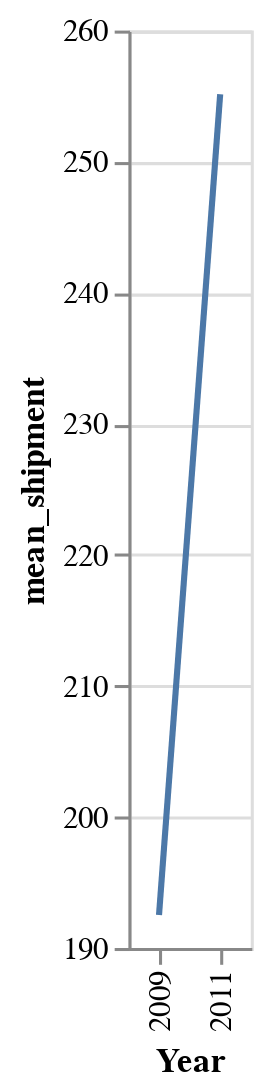

Notebook code cell kept with this figure:
### Code cell
fit_wa_b4 = plot_wa_b4.transform_regression('Year', 'mean_shipment',method="linear"
).mark_line()

fit_wa_b4

### Figure 1 — Vega-Lite specification as saved in the notebook (floating-point values rounded to 4 significant figures)
{"config": {"view": {"continuousWidth": 400, "continuousHeight": 300}}, "data": {"name": "data-aff46899ba97b1ed22c93cc69c12e154"}, "mark": "line", "encoding": {"x": {"field": "Year", "scale": {"zero": false}, "type": "ordinal"}, "y": {"field": "mean_shipment", "scale": {"zero": false}, "type": "quantitative"}}, "transform": [{"aggregate": [{"op": "mean", "field": "shipment_per_100k", "as": "mean_shipment"}], "groupby": ["Year"]}, {"on": "Year", "regression": "mean_shipment", "method": "linear"}], "$schema": "https://vega.github.io/schema/vega-lite/v4.17.0.json", "datasets": {"data-aff46899ba97b1ed22c93cc69c12e154": [{"Year": 2011.0, "StateFIPS": 53, "StateName": "Washington", "CountyFIPS": 53063, "FIP_unique": 5306353, "Population": 473400.0, "county_test": "Spokane", "quantity_sum": 648.0, "shipment_per_100k": 136.9}, {"Year": 2010.0, "StateFIPS": 53, "StateName": "Washington", "CountyFIPS": 53011, "FIP_unique": 5301153, "Population": 426700.0, "county_test": "Clark", "quantity_sum": 1265.0, "shipment_per_100k": 296.5}, {"Year": 2011.0, "StateFIPS": 53, "StateName": "Washington", "CountyFIPS": 53011, "FIP_unique": 5301153, "Population": 432300.0, "county_test": "Clark", "quantity_sum": 1732.0, "shipment_per_100k": 400.7}, {"Year": 2009.0, "StateFIPS": 53, "StateName": "Washington", "CountyFIPS": 53011, "FIP_unique": 5301153, "Population": 421200.0, "county_test": "Clark", "quantity_sum": 544.0, "shipment_per_100k": 129.1}, {"Year": 2010.0, "StateFIPS": 53, "StateName": "Washington", "CountyFIPS": 53015, "FIP_unique": 5301553, "Population": 102400.0, "county_test": "Cowlitz", "quantity_sum": 337.0, "shipment_per_100k": 329.2}, {"Year": 2011.0, "StateFIPS": 53, "StateName": "Washington", "CountyFIPS": 53015, "FIP_unique": 5301553, "Population": 102300.0, "county_test": "Cowlitz", "quantity_sum": 933.0, "shipment_per_100k": 911.9}, {"Year": 2009.0, "StateFIPS": 53, "StateName": "Washington", "CountyFIPS": 53015, "FIP_unique": 5301553, "Population": 102100.0, "county_test": "Cowlitz", "quantity_sum": 245.0, "shipment_per_100k": 239.9}, {"Year": 2011.0, "StateFIPS": 53, "StateName": "Washington", "CountyFIPS": 53077, "FIP_unique": 5307753, "Population": 245900.0, "county_test": "Yakima", "quantity_sum": 572.0, "shipment_per_100k": 232.6}, {"Year": 2009.0, "StateFIPS": 53, "StateName": "Washington", "CountyFIPS": 53077, "FIP_unique": 5307753, "Population": 239600.0, "county_test": "Yakima", "quantity_sum": 453.0, "shipment_per_100k": 189.1}, {"Year": 2010.0, "StateFIPS": 53, "StateName": "Washington", "CountyFIPS": 53077, "FIP_unique": 5307753, "Population": 244300.0, "county_test": "Yakima", "quantity_sum": 489.0, "shipment_per_100k": 200.2}, {"Year": 2010.0, "StateFIPS": 53, "StateName": "Washington", "CountyFIPS": 53005, "FIP_unique": 5300553, "Population": 176500.0, "county_test": "Benton", "quantity_sum": 271.0, "shipment_per_100k": 153.6}, {"Year": 2011.0, "StateFIPS": 53, "StateName": "Washington", "CountyFIPS": 53005, "FIP_unique": 5300553, "Population": 180400.0, "county_test": "Benton", "quantity_sum": 332.0, "shipment_per_100k": 184.0}, {"Year": 2009.0, "StateFIPS": 53, "StateName": "Washington", "CountyFIPS": 53005, "FIP_unique": 5300553, "Population": 171100.0, "county_test": "Benton", "quantity_sum": 276.0, "shipment_per_100k": 161.3}, {"Year": 2009.0, "StateFIPS": 53, "StateName": "Washington", "CountyFIPS": 53003, "FIP_unique": 5300353, "Population": 21420.0, "county_test": "Asotin", "quantity_sum": 85.0, "shipment_per_100k": 396.9}, {"Year": 2010.0, "StateFIPS": 53, "StateName": "Washington", "CountyFIPS": 53003, "FIP_unique": 5300353, "Population": 21720.0, "county_test": "Asotin", "quantity_sum": 68.0, "shipment_per_100k": 313.0}, {"Year": 2011.0, "StateFIPS": 53, "StateName": "Washington", "CountyFIPS": 53003, "FIP_unique": 5300353, "Population": 21970.0, "county_test": "Asotin", "quantity_sum": 75.0, "shipment_per_100k": 341.4}, {"Year": 2009.0, "StateFIPS": 53, "StateName": "Washington", "CountyFIPS": 53037, "FIP_unique": 5303753, "Population": 40470.0, "county_test": "Kittitas", "quantity_sum": 39.0, "shipment_per_100k": 96.38}, {"Year": 2010.0, "StateFIPS": 53, "StateName": "Washington", "CountyFIPS": 53037, "FIP_unique": 5303753, "Population": 40990.0, "county_test": "Kittitas", "quantity_sum": 55.0, "shipment_per_100k": 134.2}, {"Year": 2011.0, "StateFIPS": 53, "StateName": "Washington", "CountyFIPS": 53037, "FIP_unique": 5303753, "Population": 41550.0, "county_test": "Kittitas", "quantity_sum": 31.0, "shipment_per_100k": 74.6}, {"Year": 2009.0, "StateFIPS": 53, "StateName": "Washington", "CountyFIPS": 53013, "FIP_unique": 5301353, "Population": 3977.0, "county_test": "Columbia", "quantity_sum": 14.0, "shipment_per_100k": 352.0}, {"Year": 2010.0, "StateFIPS": 53, "StateName": "Washington", "CountyFIPS": 53013, "FIP_unique": 5301353, "Population": 4094.0, "county_test": "Columbia", "quantity_sum": 18.0, "shipment_per_100k": 439.7}, {"Year": 2011.0, "StateFIPS": 53, "StateName": "Washington", "CountyFIPS": 53013, "FIP_unique": 5301353, "Population": 4005.0, "county_test": "Columbia", "quantity_sum": 22.0, "shipment_per_100k": 549.3}, {"Year": 2009.0, "StateFIPS": 53, "StateName": "Washington", "CountyFIPS": 53075, "FIP_unique": 5307553, "Population": 44700.0, "county_test": "Whitman", "quantity_sum": 62.0, "shipment_per_100k": 138.7}, {"Year": 2010.0, "StateFIPS": 53, "StateName": "Washington", "CountyFIPS": 53075, "FIP_unique": 5307553, "Population": 44800.0, "county_test": "Whitman", "quantity_sum": 81.0, "shipment_per_100k": 180.8}, {"Year": 2011.0, "StateFIPS": 53, "StateName": "Washington", "CountyFIPS": 53075, "FIP_unique": 5307553, "Population": 45060.0, "county_test": "Whitman", "quantity_sum": 81.0, "shipment_per_100k": 179.8}, {"Year": 2011.0, "StateFIPS": 53, "StateName": "Washington", "CountyFIPS": 53043, "FIP_unique": 5304353, "Population": 10530.0, "county_test": "Lincoln", "quantity_sum": 19.0, "shipment_per_100k": 180.5}, {"Year": 2011.0, "StateFIPS": 53, "StateName": "Washington", "CountyFIPS": 53051, "FIP_unique": 5305153, "Population": 12950.0, "county_test": "Pend Oreille", "quantity_sum": 59.0, "shipment_per_100k": 455.5}, {"Year": 2009.0, "StateFIPS": 53, "StateName": "Washington", "CountyFIPS": 53071, "FIP_unique": 5307153, "Population": 58100.0, "county_test": "Walla Walla", "quantity_sum": 150.0, "shipment_per_100k": 258.2}, {"Year": 2010.0, "StateFIPS": 53, "StateName": "Washington", "CountyFIPS": 53071, "FIP_unique": 5307153, "Population": 58920.0, "county_test": "Walla Walla", "quantity_sum": 119.0, "shipment_per_100k": 202.0}, {"Year": 2011.0, "StateFIPS": 53, "StateName": "Washington", "CountyFIPS": 53071, "FIP_unique": 5307153, "Population": 59440.0, "county_test": "Walla Walla", "quantity_sum": 141.0, "shipment_per_100k": 237.2}, {"Year": 2011.0, "StateFIPS": 53, "StateName": "Washington", "CountyFIPS": 53065, "FIP_unique": 5306553, "Population": 43450.0, "county_test": "Stevens", "quantity_sum": 153.0, "shipment_per_100k": 352.1}, {"Year": 2011.0, "StateFIPS": 53, "StateName": "Washington", "CountyFIPS": 53025, "FIP_unique": 5302553, "Population": 90590.0, "county_test": "Grant", "quantity_sum": 141.0, "shipment_per_100k": 155.6}, {"Year": 2011.0, "StateFIPS": 53, "StateName": "Washington", "CountyFIPS": 53019, "FIP_unique": 5301953, "Population": 7639.0, "county_test": "Ferry", "quantity_sum": 10.0, "shipment_per_100k": 130.9}, {"Year": 2011.0, "StateFIPS": 53, "StateName": "Washington", "CountyFIPS": 53001, "FIP_unique": 5300153, "Population": 18880.0, "county_test": "Adams", "quantity_sum": 12.0, "shipment_per_100k": 63.57}, {"Year": 2010.0, "StateFIPS": 53, "StateName": "Washington", "CountyFIPS": 53049, "FIP_unique": 5304953, "Population": 20880.0, "county_test": "Pacific", "quantity_sum": 11.0, "shipment_per_100k": 52.68}, {"Year": 2011.0, "StateFIPS": 53, "StateName": "Washington", "CountyFIPS": 53049, "FIP_unique": 5304953, "Population": 20880.0, "county_test": "Pacific", "quantity_sum": 12.0, "shipment_per_100k": 57.46}, {"Year": 2009.0, "StateFIPS": 53, "StateName": "Washington", "CountyFIPS": 53021, "FIP_unique": 5302153, "Population": 74480.0, "county_test": "Franklin", "quantity_sum": 13.0, "shipment_per_100k": 17.45}, {"Year": 2010.0, "StateFIPS": 53, "StateName": "Washington", "CountyFIPS": 53021, "FIP_unique": 5302153, "Population": 79080.0, "county_test": "Franklin", "quantity_sum": 33.0, "shipment_per_100k": 41.73}, {"Year": 2011.0, "StateFIPS": 53, "StateName": "Washington", "CountyFIPS": 53021, "FIP_unique": 5302153, "Population": 83050.0, "county_test": "Franklin", "quantity_sum": 38.0, "shipment_per_100k": 45.76}]}}
